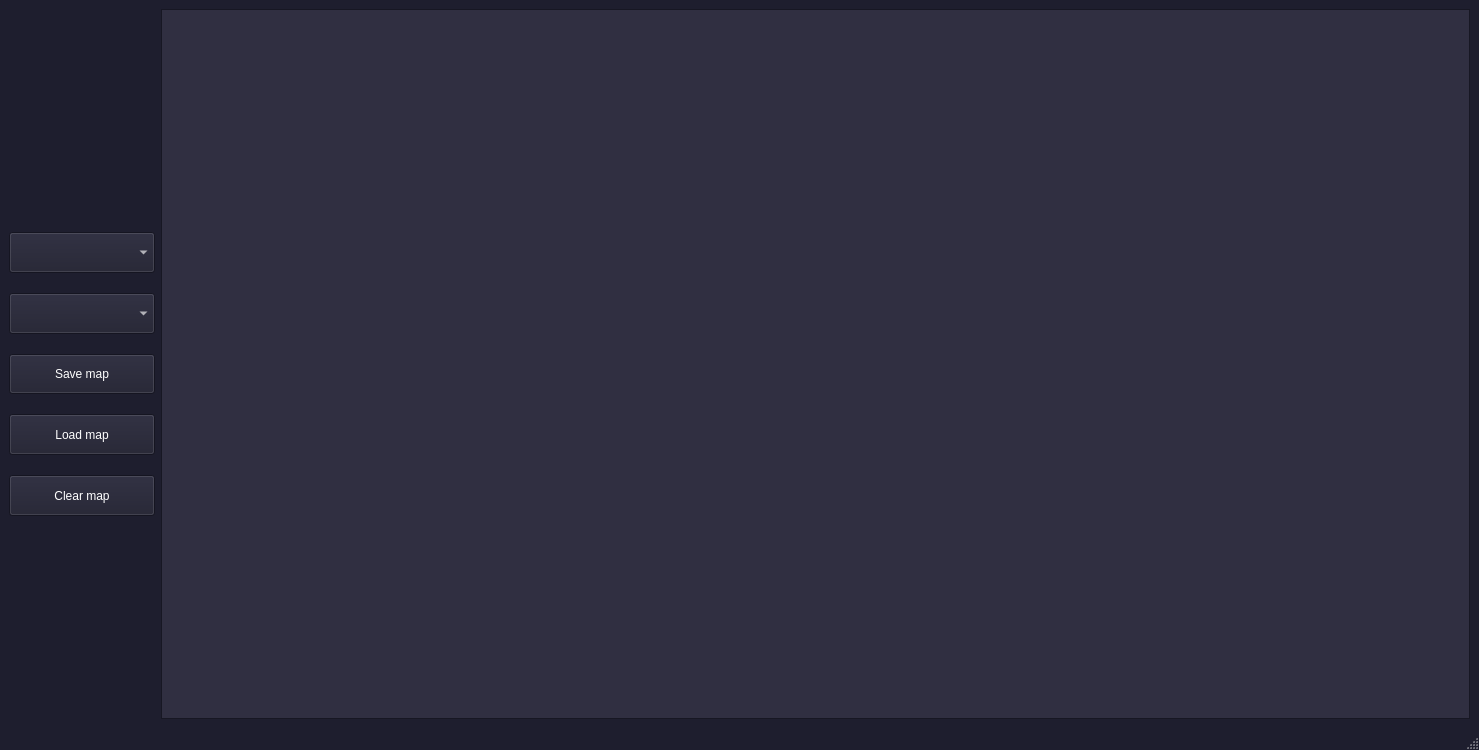
<?xml version="1.0" encoding="UTF-8"?>
<ui version="4.0">
 <class>MainWindow</class>
 <widget class="QMainWindow" name="MainWindow">
  <property name="geometry">
   <rect>
    <x>0</x>
    <y>0</y>
    <width>1479</width>
    <height>750</height>
   </rect>
  </property>
  <property name="palette">
   <palette>
    <active>
     <colorrole role="WindowText">
      <brush brushstyle="SolidPattern">
       <color alpha="255">
        <red>255</red>
        <green>255</green>
        <blue>255</blue>
       </color>
      </brush>
     </colorrole>
     <colorrole role="Button">
      <brush brushstyle="SolidPattern">
       <color alpha="255">
        <red>30</red>
        <green>30</green>
        <blue>46</blue>
       </color>
      </brush>
     </colorrole>
     <colorrole role="Light">
      <brush brushstyle="SolidPattern">
       <color alpha="255">
        <red>45</red>
        <green>45</green>
        <blue>69</blue>
       </color>
      </brush>
     </colorrole>
     <colorrole role="Midlight">
      <brush brushstyle="SolidPattern">
       <color alpha="255">
        <red>37</red>
        <green>37</green>
        <blue>57</blue>
       </color>
      </brush>
     </colorrole>
     <colorrole role="Dark">
      <brush brushstyle="SolidPattern">
       <color alpha="255">
        <red>15</red>
        <green>15</green>
        <blue>23</blue>
       </color>
      </brush>
     </colorrole>
     <colorrole role="Mid">
      <brush brushstyle="SolidPattern">
       <color alpha="255">
        <red>20</red>
        <green>20</green>
        <blue>31</blue>
       </color>
      </brush>
     </colorrole>
     <colorrole role="Text">
      <brush brushstyle="SolidPattern">
       <color alpha="255">
        <red>255</red>
        <green>255</green>
        <blue>255</blue>
       </color>
      </brush>
     </colorrole>
     <colorrole role="BrightText">
      <brush brushstyle="SolidPattern">
       <color alpha="255">
        <red>255</red>
        <green>255</green>
        <blue>255</blue>
       </color>
      </brush>
     </colorrole>
     <colorrole role="ButtonText">
      <brush brushstyle="SolidPattern">
       <color alpha="255">
        <red>255</red>
        <green>255</green>
        <blue>255</blue>
       </color>
      </brush>
     </colorrole>
     <colorrole role="Base">
      <brush brushstyle="SolidPattern">
       <color alpha="255">
        <red>48</red>
        <green>47</green>
        <blue>65</blue>
       </color>
      </brush>
     </colorrole>
     <colorrole role="Window">
      <brush brushstyle="SolidPattern">
       <color alpha="255">
        <red>30</red>
        <green>30</green>
        <blue>46</blue>
       </color>
      </brush>
     </colorrole>
     <colorrole role="Shadow">
      <brush brushstyle="SolidPattern">
       <color alpha="255">
        <red>0</red>
        <green>0</green>
        <blue>0</blue>
       </color>
      </brush>
     </colorrole>
     <colorrole role="Highlight">
      <brush brushstyle="SolidPattern">
       <color alpha="255">
        <red>112</red>
        <green>101</green>
        <blue>174</blue>
       </color>
      </brush>
     </colorrole>
     <colorrole role="AlternateBase">
      <brush brushstyle="SolidPattern">
       <color alpha="255">
        <red>15</red>
        <green>15</green>
        <blue>23</blue>
       </color>
      </brush>
     </colorrole>
     <colorrole role="ToolTipBase">
      <brush brushstyle="SolidPattern">
       <color alpha="255">
        <red>0</red>
        <green>0</green>
        <blue>0</blue>
       </color>
      </brush>
     </colorrole>
     <colorrole role="ToolTipText">
      <brush brushstyle="SolidPattern">
       <color alpha="255">
        <red>0</red>
        <green>0</green>
        <blue>0</blue>
       </color>
      </brush>
     </colorrole>
     <colorrole role="PlaceholderText">
      <brush brushstyle="SolidPattern">
       <color alpha="127">
        <red>255</red>
        <green>255</green>
        <blue>255</blue>
       </color>
      </brush>
     </colorrole>
    </active>
    <inactive>
     <colorrole role="WindowText">
      <brush brushstyle="SolidPattern">
       <color alpha="255">
        <red>255</red>
        <green>255</green>
        <blue>255</blue>
       </color>
      </brush>
     </colorrole>
     <colorrole role="Button">
      <brush brushstyle="SolidPattern">
       <color alpha="255">
        <red>30</red>
        <green>30</green>
        <blue>46</blue>
       </color>
      </brush>
     </colorrole>
     <colorrole role="Light">
      <brush brushstyle="SolidPattern">
       <color alpha="255">
        <red>45</red>
        <green>45</green>
        <blue>69</blue>
       </color>
      </brush>
     </colorrole>
     <colorrole role="Midlight">
      <brush brushstyle="SolidPattern">
       <color alpha="255">
        <red>37</red>
        <green>37</green>
        <blue>57</blue>
       </color>
      </brush>
     </colorrole>
     <colorrole role="Dark">
      <brush brushstyle="SolidPattern">
       <color alpha="255">
        <red>15</red>
        <green>15</green>
        <blue>23</blue>
       </color>
      </brush>
     </colorrole>
     <colorrole role="Mid">
      <brush brushstyle="SolidPattern">
       <color alpha="255">
        <red>20</red>
        <green>20</green>
        <blue>31</blue>
       </color>
      </brush>
     </colorrole>
     <colorrole role="Text">
      <brush brushstyle="SolidPattern">
       <color alpha="255">
        <red>255</red>
        <green>255</green>
        <blue>255</blue>
       </color>
      </brush>
     </colorrole>
     <colorrole role="BrightText">
      <brush brushstyle="SolidPattern">
       <color alpha="255">
        <red>255</red>
        <green>255</green>
        <blue>255</blue>
       </color>
      </brush>
     </colorrole>
     <colorrole role="ButtonText">
      <brush brushstyle="SolidPattern">
       <color alpha="255">
        <red>255</red>
        <green>255</green>
        <blue>255</blue>
       </color>
      </brush>
     </colorrole>
     <colorrole role="Base">
      <brush brushstyle="SolidPattern">
       <color alpha="255">
        <red>48</red>
        <green>47</green>
        <blue>65</blue>
       </color>
      </brush>
     </colorrole>
     <colorrole role="Window">
      <brush brushstyle="SolidPattern">
       <color alpha="255">
        <red>30</red>
        <green>30</green>
        <blue>46</blue>
       </color>
      </brush>
     </colorrole>
     <colorrole role="Shadow">
      <brush brushstyle="SolidPattern">
       <color alpha="255">
        <red>0</red>
        <green>0</green>
        <blue>0</blue>
       </color>
      </brush>
     </colorrole>
     <colorrole role="Highlight">
      <brush brushstyle="SolidPattern">
       <color alpha="255">
        <red>112</red>
        <green>101</green>
        <blue>174</blue>
       </color>
      </brush>
     </colorrole>
     <colorrole role="AlternateBase">
      <brush brushstyle="SolidPattern">
       <color alpha="255">
        <red>15</red>
        <green>15</green>
        <blue>23</blue>
       </color>
      </brush>
     </colorrole>
     <colorrole role="ToolTipBase">
      <brush brushstyle="SolidPattern">
       <color alpha="255">
        <red>0</red>
        <green>0</green>
        <blue>0</blue>
       </color>
      </brush>
     </colorrole>
     <colorrole role="ToolTipText">
      <brush brushstyle="SolidPattern">
       <color alpha="255">
        <red>0</red>
        <green>0</green>
        <blue>0</blue>
       </color>
      </brush>
     </colorrole>
     <colorrole role="PlaceholderText">
      <brush brushstyle="SolidPattern">
       <color alpha="127">
        <red>255</red>
        <green>255</green>
        <blue>255</blue>
       </color>
      </brush>
     </colorrole>
    </inactive>
    <disabled>
     <colorrole role="WindowText">
      <brush brushstyle="SolidPattern">
       <color alpha="255">
        <red>119</red>
        <green>118</green>
        <blue>123</blue>
       </color>
      </brush>
     </colorrole>
     <colorrole role="Button">
      <brush brushstyle="SolidPattern">
       <color alpha="255">
        <red>30</red>
        <green>30</green>
        <blue>46</blue>
       </color>
      </brush>
     </colorrole>
     <colorrole role="Light">
      <brush brushstyle="SolidPattern">
       <color alpha="255">
        <red>45</red>
        <green>45</green>
        <blue>69</blue>
       </color>
      </brush>
     </colorrole>
     <colorrole role="Midlight">
      <brush brushstyle="SolidPattern">
       <color alpha="255">
        <red>37</red>
        <green>37</green>
        <blue>57</blue>
       </color>
      </brush>
     </colorrole>
     <colorrole role="Dark">
      <brush brushstyle="SolidPattern">
       <color alpha="255">
        <red>15</red>
        <green>15</green>
        <blue>23</blue>
       </color>
      </brush>
     </colorrole>
     <colorrole role="Mid">
      <brush brushstyle="SolidPattern">
       <color alpha="255">
        <red>20</red>
        <green>20</green>
        <blue>31</blue>
       </color>
      </brush>
     </colorrole>
     <colorrole role="Text">
      <brush brushstyle="SolidPattern">
       <color alpha="255">
        <red>119</red>
        <green>118</green>
        <blue>123</blue>
       </color>
      </brush>
     </colorrole>
     <colorrole role="BrightText">
      <brush brushstyle="SolidPattern">
       <color alpha="255">
        <red>119</red>
        <green>118</green>
        <blue>123</blue>
       </color>
      </brush>
     </colorrole>
     <colorrole role="ButtonText">
      <brush brushstyle="SolidPattern">
       <color alpha="255">
        <red>119</red>
        <green>118</green>
        <blue>123</blue>
       </color>
      </brush>
     </colorrole>
     <colorrole role="Base">
      <brush brushstyle="SolidPattern">
       <color alpha="255">
        <red>48</red>
        <green>47</green>
        <blue>65</blue>
       </color>
      </brush>
     </colorrole>
     <colorrole role="Window">
      <brush brushstyle="SolidPattern">
       <color alpha="255">
        <red>30</red>
        <green>30</green>
        <blue>46</blue>
       </color>
      </brush>
     </colorrole>
     <colorrole role="Shadow">
      <brush brushstyle="SolidPattern">
       <color alpha="255">
        <red>0</red>
        <green>0</green>
        <blue>0</blue>
       </color>
      </brush>
     </colorrole>
     <colorrole role="Highlight">
      <brush brushstyle="SolidPattern">
       <color alpha="255">
        <red>78</red>
        <green>70</green>
        <blue>121</blue>
       </color>
      </brush>
     </colorrole>
     <colorrole role="HighlightedText">
      <brush brushstyle="SolidPattern">
       <color alpha="255">
        <red>119</red>
        <green>118</green>
        <blue>123</blue>
       </color>
      </brush>
     </colorrole>
     <colorrole role="AlternateBase">
      <brush brushstyle="SolidPattern">
       <color alpha="255">
        <red>30</red>
        <green>30</green>
        <blue>46</blue>
       </color>
      </brush>
     </colorrole>
     <colorrole role="ToolTipBase">
      <brush brushstyle="SolidPattern">
       <color alpha="255">
        <red>0</red>
        <green>0</green>
        <blue>0</blue>
       </color>
      </brush>
     </colorrole>
     <colorrole role="ToolTipText">
      <brush brushstyle="SolidPattern">
       <color alpha="255">
        <red>0</red>
        <green>0</green>
        <blue>0</blue>
       </color>
      </brush>
     </colorrole>
     <colorrole role="PlaceholderText">
      <brush brushstyle="SolidPattern">
       <color alpha="127">
        <red>15</red>
        <green>15</green>
        <blue>23</blue>
       </color>
      </brush>
     </colorrole>
    </disabled>
   </palette>
  </property>
  <property name="windowTitle">
   <string>MainWindow</string>
  </property>
  <widget class="QWidget" name="centralwidget">
   <layout class="QHBoxLayout" name="horizontalLayout" stretch="10,90">
    <item>
     <layout class="QVBoxLayout" name="verticalLayout" stretch="50,10,10,10,10,10,50">
      <property name="spacing">
       <number>20</number>
      </property>
      <property name="sizeConstraint">
       <enum>QLayout::SizeConstraint::SetDefaultConstraint</enum>
      </property>
      <property name="topMargin">
       <number>20</number>
      </property>
      <item>
       <spacer name="verticalSpacer_2">
        <property name="orientation">
         <enum>Qt::Orientation::Vertical</enum>
        </property>
        <property name="sizeHint" stdset="0">
         <size>
          <width>20</width>
          <height>40</height>
         </size>
        </property>
       </spacer>
      </item>
      <item>
       <widget class="QComboBox" name="themeSelector">
        <property name="sizePolicy">
         <sizepolicy hsizetype="Preferred" vsizetype="Minimum">
          <horstretch>0</horstretch>
          <verstretch>0</verstretch>
         </sizepolicy>
        </property>
       </widget>
      </item>
      <item>
       <widget class="QComboBox" name="tileSelector">
        <property name="sizePolicy">
         <sizepolicy hsizetype="Preferred" vsizetype="Minimum">
          <horstretch>0</horstretch>
          <verstretch>0</verstretch>
         </sizepolicy>
        </property>
       </widget>
      </item>
      <item>
       <widget class="QPushButton" name="saveMapButton">
        <property name="sizePolicy">
         <sizepolicy hsizetype="Minimum" vsizetype="Minimum">
          <horstretch>0</horstretch>
          <verstretch>0</verstretch>
         </sizepolicy>
        </property>
        <property name="text">
         <string>Save map</string>
        </property>
        <property name="icon">
         <iconset theme="QIcon::ThemeIcon::DocumentSave"/>
        </property>
       </widget>
      </item>
      <item>
       <widget class="QPushButton" name="loadMapButton">
        <property name="sizePolicy">
         <sizepolicy hsizetype="Minimum" vsizetype="Minimum">
          <horstretch>0</horstretch>
          <verstretch>0</verstretch>
         </sizepolicy>
        </property>
        <property name="text">
         <string>Load map</string>
        </property>
        <property name="icon">
         <iconset theme="QIcon::ThemeIcon::DocumentOpen"/>
        </property>
       </widget>
      </item>
      <item>
       <widget class="QPushButton" name="clearMapButton">
        <property name="sizePolicy">
         <sizepolicy hsizetype="Minimum" vsizetype="Minimum">
          <horstretch>0</horstretch>
          <verstretch>0</verstretch>
         </sizepolicy>
        </property>
        <property name="text">
         <string>Clear map</string>
        </property>
        <property name="icon">
         <iconset theme="QIcon::ThemeIcon::EditDelete"/>
        </property>
       </widget>
      </item>
      <item>
       <spacer name="verticalSpacer">
        <property name="orientation">
         <enum>Qt::Orientation::Vertical</enum>
        </property>
        <property name="sizeHint" stdset="0">
         <size>
          <width>20</width>
          <height>40</height>
         </size>
        </property>
       </spacer>
      </item>
     </layout>
    </item>
    <item>
     <widget class="QGraphicsView" name="graphicsView">
      <property name="minimumSize">
       <size>
        <width>500</width>
        <height>300</height>
       </size>
      </property>
      <property name="maximumSize">
       <size>
        <width>16777215</width>
        <height>16777215</height>
       </size>
      </property>
      <property name="alignment">
       <set>Qt::AlignmentFlag::AlignCenter</set>
      </property>
     </widget>
    </item>
   </layout>
  </widget>
  <widget class="QMenuBar" name="menubar">
   <property name="geometry">
    <rect>
     <x>0</x>
     <y>0</y>
     <width>1479</width>
     <height>23</height>
    </rect>
   </property>
  </widget>
  <widget class="QStatusBar" name="statusbar"/>
 </widget>
 <resources/>
 <connections/>
</ui>
